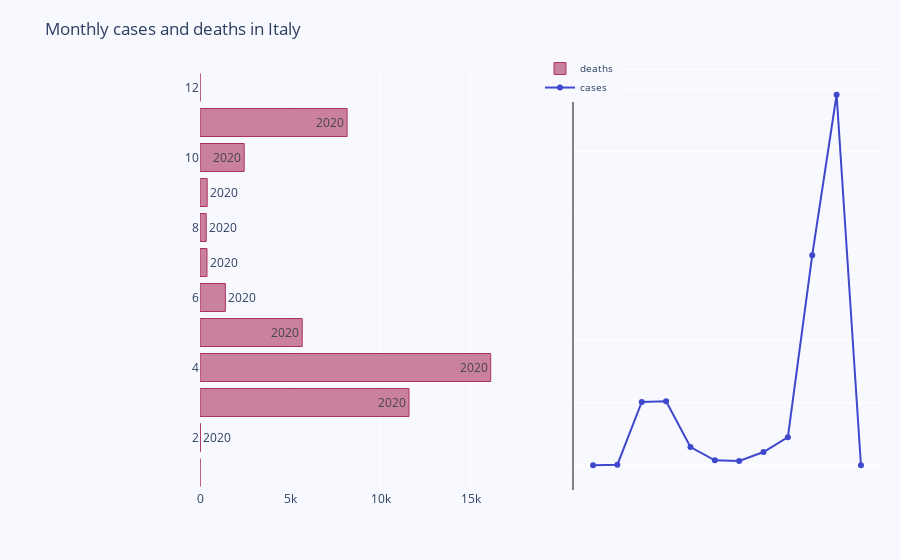

Here is the notebook cell this chart was saved with:
### Code cell
import plotly.graph_objs as go
from plotly import tools
import matplotlib.pyplot as plt
# prepare data frames
df2 = ita.groupby(['month'], as_index=False).agg({'deaths':'sum', 'cases':'sum'})

trace0 = go.Bar(
                x=df2['deaths'],
                y=df2['month'],
                marker=dict(color='rgba(171, 50, 96, 0.6)',
                        line=dict(color='rgba(171, 50, 96, 1.0)',width=1)),
                name='deaths',
                orientation='h',
                text=df["year"]
)
trace1 = go.Scatter(
                x=df2['month'],
                y=df2['cases'],
                mode='lines+markers',
                line=dict(color='rgb(63, 72, 204)'),
                name='cases',
)
layout = dict(
                title='Monthly cases and deaths in Italy',
                yaxis=dict(showticklabels=True),
                yaxis2=dict(showline=True,showticklabels=False,linecolor='rgba(102, 102, 102, 0.8)',linewidth=2),
                xaxis=dict(zeroline=False,showline=False,showticklabels=True,showgrid=True),
                xaxis2=dict(zeroline=False,showline=True,showticklabels=True,showgrid=True,side='top',dtick=25),
                legend=dict(x=0.5,y=1.038,font=dict(size=10) ),
                margin=dict(l=200, r=20,t=70,b=70),
                paper_bgcolor='rgb(248, 248, 255)',
                plot_bgcolor='rgb(248, 248, 255)',
)
'''
annotations = []
y_s = np.round(y_saving, decimals=2)
y_nw = np.rint(y_net_worth)
# Adding labels
for ydn, yd, xd in zip(y_nw, y_s, x_saving):
    # labeling the scatter savings
    annotations.append(dict(xref='x2', yref='y2', y=xd, x=ydn - 4,text='{:,}'.format(ydn),font=dict(family='Arial', size=12,color='rgb(63, 72, 204)'),showarrow=False))
    # labeling the bar net worth
    annotations.append(dict(xref='x1', yref='y1', y=xd, x=yd + 3,text=str(yd),font=dict(family='Arial', size=12,color='rgb(171, 50, 96)'),showarrow=False))

layout['annotations'] = annotations
'''
# Creating two subplots
fig = tools.make_subplots(rows=1, cols=2, specs=[[{}, {}]], shared_xaxes=True,
                          shared_yaxes=False, vertical_spacing=0.001)

fig.append_trace(trace0, 1, 1)
fig.append_trace(trace1, 1, 2)

fig['layout'].update(layout)
iplot(fig)

### Figure 1 — Plotly figure (JSON) as saved in the notebook; plotly's stock layout.template omitted (floating-point values rounded to 4 significant figures; data arrays with more than 128 entries replaced by an {"elided": "..."} marker saying what was removed)
{"data": [{"marker": {"color": "rgba(171, 50, 96, 0.6)", "line": {"color": "rgba(171, 50, 96, 1.0)", "width": 1}}, "name": "deaths", "orientation": "h", "text": {"elided": "56361 str values"}, "type": "bar", "x": [0, 21, 11570, 16091, 5658, 1404, 388, 345, 398, 2446, 8143, 0], "xaxis": "x", "y": ["01", "02", "03", "04", "05", "06", "07", "08", "09", "10", "11", "12"], "yaxis": "y"}, {"line": {"color": "rgb(63, 72, 204)"}, "mode": "lines+markers", "name": "cases", "type": "scatter", "x": ["01", "02", "03", "04", "05", "06", "07", "08", "09", "10", "11", "12"], "xaxis": "x2", "y": [3, 885, 100851, 101852, 29073, 7772, 6722, 21060, 44793, 334663, 590398, 0], "yaxis": "y2"}], "layout": {"legend": {"font": {"size": 10}, "x": 0.5, "y": 1.038}, "margin": {"b": 70, "l": 200, "r": 20, "t": 70}, "paper_bgcolor": "rgb(248, 248, 255)", "plot_bgcolor": "rgb(248, 248, 255)", "title": {"text": "Monthly cases and deaths in Italy"}, "xaxis": {"anchor": "y", "domain": [0, 0.45], "showgrid": true, "showline": false, "showticklabels": true, "zeroline": false}, "xaxis2": {"anchor": "y2", "domain": [0.55, 1], "dtick": 25, "showgrid": true, "showline": true, "showticklabels": true, "side": "top", "zeroline": false}, "yaxis": {"anchor": "x", "domain": [0, 1], "showticklabels": true}, "yaxis2": {"anchor": "x2", "domain": [0, 1], "linecolor": "rgba(102, 102, 102, 0.8)", "linewidth": 2, "showline": true, "showticklabels": false}}}
